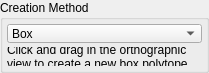
<?xml version="1.0" encoding="UTF-8"?>
<ui version="4.0">
 <class>PolytopeCreationMethod</class>
 <widget class="QGroupBox" name="PolytopeCreationMethod">
  <property name="geometry">
   <rect>
    <x>0</x>
    <y>0</y>
    <width>209</width>
    <height>73</height>
   </rect>
  </property>
  <property name="windowTitle">
   <string>GroupBox</string>
  </property>
  <property name="title">
   <string>Creation Method</string>
  </property>
  <layout class="QGridLayout" name="gridLayout">
   <property name="leftMargin">
    <number>4</number>
   </property>
   <property name="topMargin">
    <number>4</number>
   </property>
   <property name="rightMargin">
    <number>4</number>
   </property>
   <property name="bottomMargin">
    <number>4</number>
   </property>
   <property name="spacing">
    <number>4</number>
   </property>
   <item row="0" column="0">
    <widget class="QComboBox" name="comboBox">
     <item>
      <property name="text">
       <string>Box</string>
      </property>
     </item>
    </widget>
   </item>
   <item row="1" column="0">
    <widget class="QLabel" name="label">
     <property name="text">
      <string>Click and drag in the orthographic view to create a new box polytope.</string>
     </property>
     <property name="wordWrap">
      <bool>true</bool>
     </property>
    </widget>
   </item>
  </layout>
 </widget>
 <resources/>
 <connections/>
</ui>
